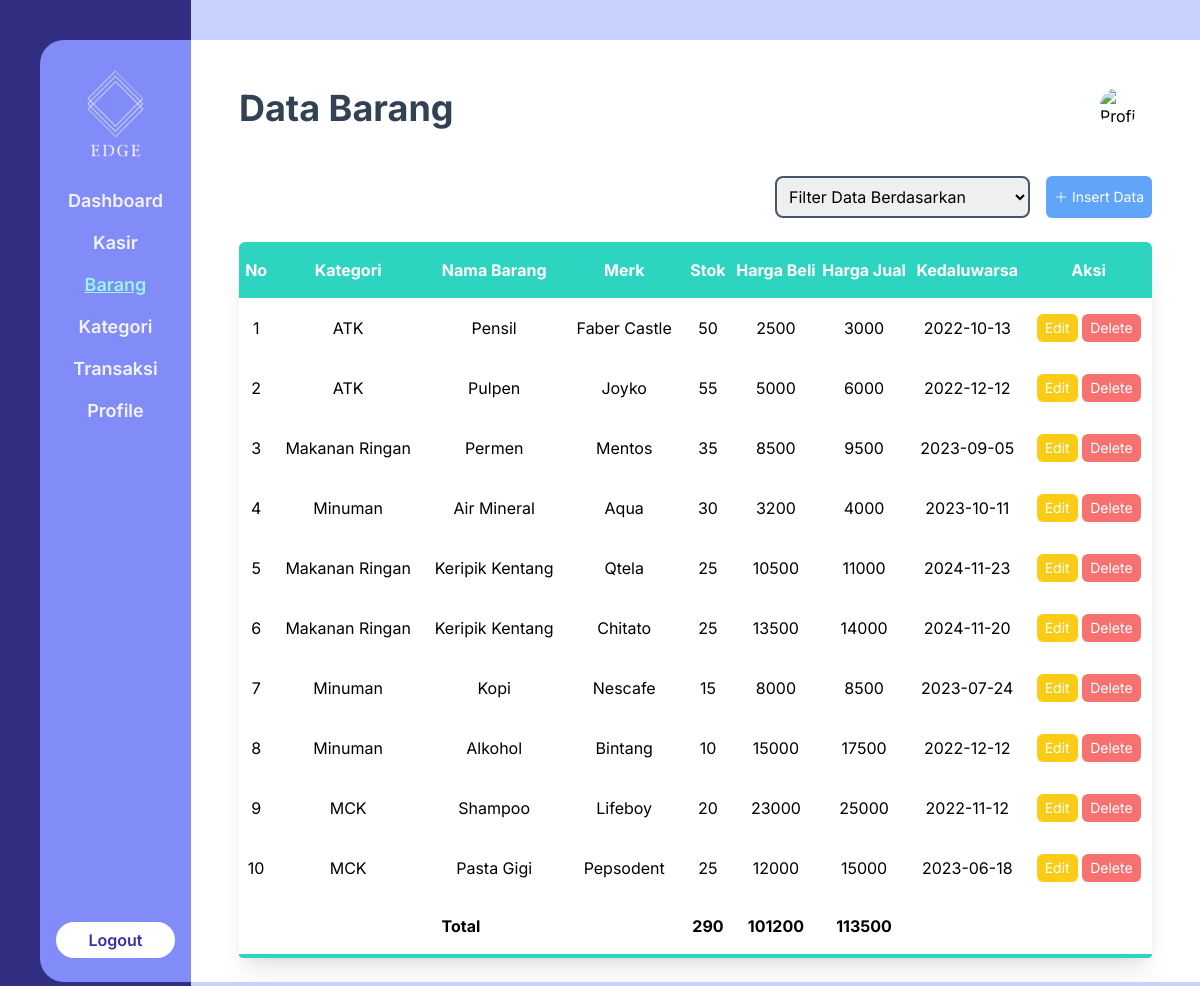
The app's page /barang.php (signed in) with its own data.
### tables this page shows
CREATE TABLE `tb_barang` ( 
    `id_barang` INT(10) NOT NULL AUTO_INCREMENT , 
    `id_kategori` INT(10) NOT NULL , 
    `nama_barang` VARCHAR(50) NOT NULL , 
    `merk` VARCHAR(30) NOT NULL , 
    `stok` INT(10) NOT NULL , 
    `harga_beli` DECIMAL(10,4) NOT NULL , 
    `harga_jual` DECIMAL(10,4) NOT NULL , 
    `kedaluwarsa` VARCHAR(30) NULL DEFAULT NULL , 
    PRIMARY KEY (`id_barang`)
);

CREATE TABLE `tb_kategori` ( 
    `id_kategori` INT(10) NOT NULL AUTO_INCREMENT , 
    `nama_kategori` VARCHAR(30) NOT NULL , 
    `deskripsi` VARCHAR(200) NOT NULL , 
    PRIMARY KEY (`id_kategori`)
);

### config/functions.php (called while the page is built, shortened)
<?php
$connect = mysqli_connect("localhost", "root", "", "edge-store-db");
function query($query) {
	global $connect;
	$result = mysqli_query($connect, $query);
	$rows = [];
	while( $row = mysqli_fetch_assoc($result) ) {
		$rows[] = $row;
	}
	return $rows;
}
function get_photos($username){
	global $connect;
	if($_SESSION["status"] == 'user'){
		$query_username = "SELECT gambar FROM tb_profil INNER JOIN tb_user ON tb_profil.id_profil = tb_user.id WHERE username = '$username';";
	}
	else if($_SESSION["status"] == 'admin'){
		$query_username = "SELECT gambar FROM tb_admin INNER JOIN tb_user ON tb_admin.id_admin = tb_user.id WHERE username = '$username';";
	}
	$row = mysqli_query($connect, $query_username);
	$result = mysqli_fetch_array($row);
	return $result[0];
}
?>

### barang.php (the view, shortened to what this page needs)
<?php
    require 'config/functions.php';
    if( isset($_POST["filter"]) ) {
        $queryBarang = filter($_POST);
    }
    else{
        $queryBarang = "
            SELECT
                tb_barang.id_barang,
                tb_kategori.nama_kategori AS 'nama_kategori',
                tb_barang.nama_barang,
                tb_barang.merk,
                tb_barang.stok,
                tb_barang.harga_beli,
                tb_barang.harga_jual,
                tb_barang.kedaluwarsa
            FROM tb_barang
            INNER JOIN tb_kategori USING(id_kategori)
        ";
    }
    $barang = query($queryBarang);
    $queryTotal = "
        SELECT
            SUM(stok) AS total_stok,
            SUM(harga_beli) AS total_harga_beli,
            SUM(harga_jual) AS total_harga_jual
        FROM ($queryBarang) as barang;
    ";
    $total = query($queryTotal);
?>
<!DOCTYPE html>
<html lang="en">
    <head>
        <?php include 'header.php'; ?>
    </head>
    <body class="font-[Inter] flex">
        <?php include 'sidebar.php'; ?>
        <div id="container" class="content flex basis-11/12 bg-indigo-200 h-screen duration-1000">
            <div class="bg-white min-w-full my-10 overflow-auto">
                <div class="flex mx-12 mt-12">
                    <h1 class="grow text-4xl text-slate-700 font-bold ">Data Barang</h1>
                    <a href="profile.php" class="flex items-center">
                        <img src="<?php echo get_photos($_SESSION["username"]); ?>" alt="Profile" width="36" class="rounded-full">
                    </a>
                </div>
                <div class="mr-12 mt-12 mb-6 flex justify-end gap-4">
                    <form action="" method="post">
                        <select name="filter" onchange="this.form.submit()" class="border-2 border-slate-600 p-2 rounded-lg">
                            <option value="0" selected disabled hidden>Filter Data Berdasarkan</option>
                        </select>
                    </form>
                    <button id="insertBtn" class="bg-blue-400 rounded-md py-1 px-2 text-white text-sm"><i class="bi bi-plus-lg"></i>
                        Insert Data
                    </button>
                </div>
                <div class="px-12 border-collapse mb-6">
                    <table class="min-w-full shadow-xl rounded-t-md overflow-hidden h-full">
                        <thead class="bg-teal-400 text-white">
                            <tr class="">
                                <th class="py-4">No</th>
                                <th class="py-4">Kategori</th>
                                <th class="py-4">Nama Barang</th>
                                <th class="py-4">Merk</th>
                                <th class="py-4">Stok</th>
                                <th class="py-4">Harga Beli</th>
                                <th class="py-4">Harga Jual</th>
                                <th class="py-4">Kedaluwarsa</th>
                                <th class="py-4">Aksi</th>
                            </tr>
                        </thead>
                        <tbody class="text-center ">
                            <?php $i = 1;?>
                            <?php foreach( $barang as $row ) : ?>
                                <tr>
                                    <td class="px-2 py-4"><?= $i?></td>
                                    <td class="px-2 py-4"><?= $row["nama_kategori"]; ?></td>
                                    <td class="px-2 py-4"><?= $row["nama_barang"]; ?></td>
                                    <td class="px-2 py-4"><?= $row["merk"]; ?></td>
                                    <td class="px-2 py-4"><?= $row["stok"]; ?></td>
                                    <td class="px-2 py-4"><?= $row["harga_beli"] + 0; ?></td>
                                    <td class="px-2 py-4"><?= $row["harga_jual"] + 0; ?></td>
                                    <td class="px-2 py-4"><?= $row["kedaluwarsa"]; ?></td>
                                    <td class="px-2 py-4">
                                        <button id="editBtn" name="edit" class="bg-yellow-400 rounded-md py-1 px-2 text-white text-sm">
                                            <a href="config/form-edit-barang.php?id=<?php echo $row['id_barang']; ?>">Edit</a>
                                        </button>
                                        <button name="delete" class="bg-red-400 rounded-md py-1 px-2 text-white text-sm">
                                            <a href="config/form-hapus-barang.php?id=<?php echo $row['id_barang']; ?>" onclick="return confirm('Konfirmasi Penghapusan Data')">Delete</a>
                                        </button>
                                    </td>
                                </tr>
                            <?php $i++; ?>
                            <?php endforeach; ?>
                            <tr class="font-bold">
                                <td colspan="4">Total</td>
                                <td class="px-2 py-4"><?= $total[0]["total_stok"] + 0; ?></td>
                                <td class="px-2 py-4"><?= $total[0]["total_harga_beli"] + 0; ?></td>
                                <td class="px-2 py-4"><?= $total[0]["total_harga_jual"] + 0; ?></td>
                                <td colspan="2"></td>
                            </tr>
                        </tbody>
                    </table>
                    <div class="bg-teal-400 p-0.5 rounded-b-md"></div>
                </div>
            </div>
        </div>
    </body>
</html>

### header.php (shortened to what this page needs)
<script src="https://cdn.tailwindcss.com"></script>
<link rel="stylesheet" href="https://cdn.jsdelivr.net/npm/bootstrap-icons@1.7.2/font/bootstrap-icons.css">
<link rel="stylesheet" href="https://cdnjs.cloudflare.com/ajax/libs/font-awesome/6.1.1/css/all.min.css" />
<link rel="stylesheet" href="assets/css/style.css">

### sidebar.php
<div class="sidebar flex basis-1/12 text-center bg-indigo-900 h-screen duration-1000">
    <div class="bg-indigo-400 w-full my-10 ml-10 rounded-l-3xl flex-col flex">
        <div class="text-gray-100 text-xl grow mx-6">
            <img src="assets/images/logo.png" alt="Logo" class="mt-6 mb-2">
            <ul class="mt-4 text-lg font-semibold" id="list-navbar">
                <li class="custom-nav p-1 my-1.5"><a href="dashboard.php">Dashboard</a></li>
                <li class="custom-nav p-1 my-1.5"><a href="kasir.php">Kasir</a></li>
                <li class="custom-nav p-1 my-1.5"><a href="barang.php" >Barang</a></li>
                <li class="custom-nav p-1 my-1.5"><a href="kategori.php">Kategori</a></li>
                <li class="custom-nav p-1 my-1.5"><a href="transaksi.php">Transaksi</a></li>
                <li class="custom-nav p-1 my-1.5"><a href="profile.php">Profile</a></li>
            </ul>
        </div>
        <button class="bg-white mb-6 p-1.5 mx-4 rounded-full font-semibold text-indigo-800"><a href="logout.php">Logout</a></button>
    </div>
</div>

### records on screen
tb_barang: id_kategori.nama_kategori "ATK", nama_barang "Pensil", merk "Faber Castle", stok "50", $row["harga_beli"] + 0 "2500", $row["harga_jual"] + 0 "3000", kedaluwarsa "2022-10-13"
tb_barang: id_kategori.nama_kategori "ATK", nama_barang "Pulpen", merk "Joyko", stok "55", $row["harga_beli"] + 0 "5000", $row["harga_jual"] + 0 "6000", kedaluwarsa "2022-12-12"
tb_barang: id_kategori.nama_kategori "Makanan Ringan", nama_barang "Permen", merk "Mentos", stok "35", $row["harga_beli"] + 0 "8500", $row["harga_jual"] + 0 "9500", kedaluwarsa "2023-09-05"
tb_barang: id_kategori.nama_kategori "Minuman", nama_barang "Air Mineral", merk "Aqua", stok "30", $row["harga_beli"] + 0 "3200", $row["harga_jual"] + 0 "4000", kedaluwarsa "2023-10-11"
tb_barang: id_kategori.nama_kategori "Makanan Ringan", nama_barang "Keripik Kentang", merk "Qtela", stok "25", $row["harga_beli"] + 0 "10500", $row["harga_jual"] + 0 "11000", kedaluwarsa "2024-11-23"
tb_barang: id_kategori.nama_kategori "Makanan Ringan", nama_barang "Keripik Kentang", merk "Chitato", stok "25", $row["harga_beli"] + 0 "13500", $row["harga_jual"] + 0 "14000", kedaluwarsa "2024-11-20"
tb_barang: id_kategori.nama_kategori "Minuman", nama_barang "Kopi", merk "Nescafe", stok "15", $row["harga_beli"] + 0 "8000", $row["harga_jual"] + 0 "8500", kedaluwarsa "2023-07-24"
tb_barang: id_kategori.nama_kategori "Minuman", nama_barang "Alkohol", merk "Bintang", stok "10", $row["harga_beli"] + 0 "15000", $row["harga_jual"] + 0 "17500", kedaluwarsa "2022-12-12"
tb_barang: id_kategori.nama_kategori "MCK", nama_barang "Shampoo", merk "Lifeboy", stok "20", $row["harga_beli"] + 0 "23000", $row["harga_jual"] + 0 "25000", kedaluwarsa "2022-11-12"
tb_barang: id_kategori.nama_kategori "MCK", nama_barang "Pasta Gigi", merk "Pepsodent", stok "25", $row["harga_beli"] + 0 "12000", $row["harga_jual"] + 0 "15000", kedaluwarsa "2023-06-18"

### other values on screen
$total[0]["total_stok"] + 0 "290"
$total[0]["total_harga_beli"] + 0 "101200"
$total[0]["total_harga_jual"] + 0 "113500"
